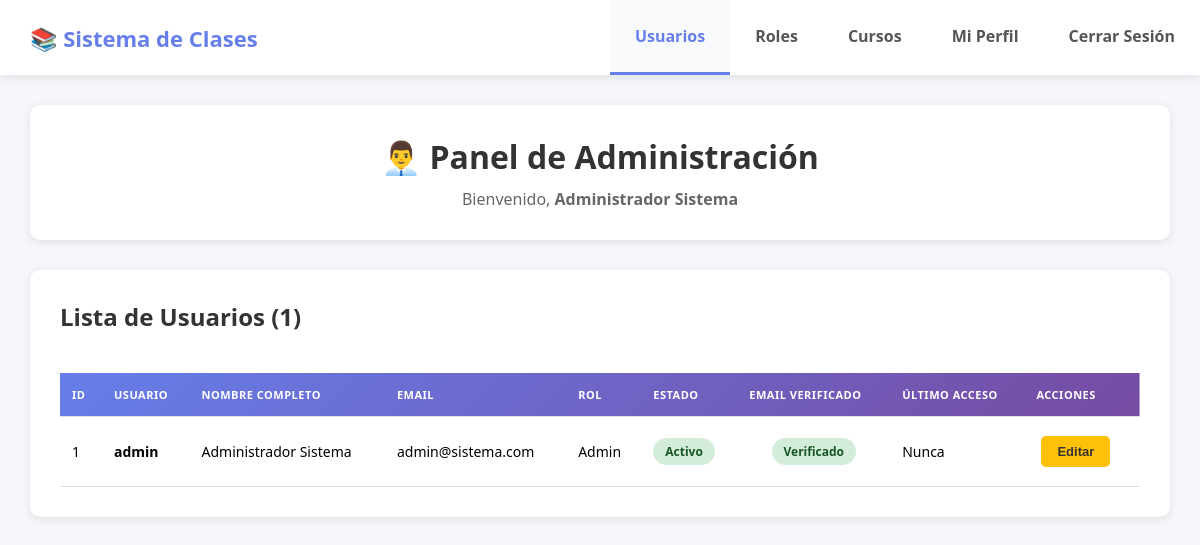
The app's page /admin_dashboard.php (signed in) with its own data.
### tables this page shows
CREATE TABLE usuarios (
    id_usuario INT AUTO_INCREMENT PRIMARY KEY,
    id_persona INT NOT NULL,
    id_rol INT NOT NULL,
    username VARCHAR(50) UNIQUE NOT NULL,
    password_hash VARCHAR(255) NOT NULL,
    activo BOOLEAN DEFAULT TRUE,
    email_verificado BOOLEAN DEFAULT FALSE,
    fecha_verificacion TIMESTAMP NULL,
    ultimo_acceso TIMESTAMP NULL,
    created_at TIMESTAMP DEFAULT CURRENT_TIMESTAMP,
    updated_at TIMESTAMP DEFAULT CURRENT_TIMESTAMP ON UPDATE CURRENT_TIMESTAMP,
    FOREIGN KEY (id_persona) REFERENCES personas(id_persona) ON DELETE CASCADE,
    FOREIGN KEY (id_rol) REFERENCES roles(id_rol) ON DELETE RESTRICT,
    INDEX idx_username (username),
    INDEX idx_activo (activo)
);

CREATE TABLE personas (
    id_persona INT AUTO_INCREMENT PRIMARY KEY,
    nombre VARCHAR(100) NOT NULL,
    apellido VARCHAR(100) NOT NULL,
    dni VARCHAR(20) UNIQUE NOT NULL,
    email VARCHAR(150) UNIQUE NOT NULL,
    telefono VARCHAR(20),
    direccion TEXT,
    created_at TIMESTAMP DEFAULT CURRENT_TIMESTAMP,
    updated_at TIMESTAMP DEFAULT CURRENT_TIMESTAMP ON UPDATE CURRENT_TIMESTAMP,
    INDEX idx_dni (dni),
    INDEX idx_email (email)
);

CREATE TABLE roles (
    id_rol INT AUTO_INCREMENT PRIMARY KEY,
    nombre_rol VARCHAR(50) UNIQUE NOT NULL,
    descripcion VARCHAR(255),
    activo BOOLEAN DEFAULT TRUE,
    created_at TIMESTAMP DEFAULT CURRENT_TIMESTAMP,
    updated_at TIMESTAMP DEFAULT CURRENT_TIMESTAMP ON UPDATE CURRENT_TIMESTAMP,
    INDEX idx_nombre_rol (nombre_rol)
);

### includes/functions.php (called while the page is built, shortened)
<?php
function get_all_users() {
    $database = new Database();
    $db = $database->connect();
    $query = "SELECT u.id_usuario, u.username, u.activo, u.ultimo_acceso, u.email_verificado,
                     p.nombre, p.apellido, p.dni, p.email, p.telefono,
                     r.nombre_rol, r.activo as rol_activo
              FROM usuarios u
              INNER JOIN personas p ON u.id_persona = p.id_persona
              INNER JOIN roles r ON u.id_rol = r.id_rol
              ORDER BY u.id_usuario DESC";
    $stmt = $db->prepare($query);
    $stmt->execute();
    return $stmt->fetchAll();
}
?>

### admin_dashboard.php (the view, shortened to what this page needs)
<?php
require_once 'includes/functions.php';
$users = get_all_users();
?>
<!DOCTYPE html>
<html lang="es">
<head>
    <link rel="stylesheet" href="assets/css/style.css">
</head>
<body>
    <div class="navbar">
        <div class="nav-brand">
            <h2>📚 Sistema de Clases</h2>
        </div>
        <div class="nav-links">
            <a href="admin_dashboard.php" class="active">Usuarios</a>
            <a href="roles.php">Roles</a>
            <a href="courses.php">Cursos</a>
            <a href="profile.php">Mi Perfil</a>
            <a href="logout.php">Cerrar Sesión</a>
        </div>
    </div>
    <div class="dashboard-container">
        <div class="welcome-section">
            <h1>👨‍💼 Panel de Administración</h1>
            <p style="color: #666; text-align: center;">
                Bienvenido, <strong><?php echo htmlspecialchars($_SESSION['nombre'] . ' ' . $_SESSION['apellido']); ?></strong>
            </p>
        </div>
        <div class="table-container">
            <div style="display: flex; justify-content: space-between; align-items: center; margin-bottom: 20px;">
                <h2>Lista de Usuarios (<?php echo count($users); ?>)</h2>
            </div>
            <table>
                <thead>
                    <tr>
                        <th>ID</th>
                        <th>USUARIO</th>
                        <th>NOMBRE COMPLETO</th>
                        <th>EMAIL</th>
                        <th>ROL</th>
                        <th>ESTADO</th>
                        <th>EMAIL VERIFICADO</th>
                        <th>ÚLTIMO ACCESO</th>
                        <th>ACCIONES</th>
                    </tr>
                </thead>
                <tbody>
                    <?php foreach($users as $user): ?>
                    <tr>
                        <td><?php echo $user['id_usuario']; ?></td>
                        <td><strong><?php echo htmlspecialchars($user['username']); ?></strong></td>
                        <td><?php echo htmlspecialchars($user['nombre'] . ' ' . $user['apellido']); ?></td>
                        <td><?php echo htmlspecialchars($user['email']); ?></td>
                        <td>
                            <?php echo htmlspecialchars($user['nombre_rol']); ?>
                        </td>
                        <td>
                            <span class="status-badge <?php echo $user['activo'] ? 'status-active' : 'status-inactive'; ?>">
                                <?php echo $user['activo'] ? 'Activo' : 'Inactivo'; ?>
                            </span>
                        </td>
                        <td style="text-align: center;">
                            <?php if($user['email_verificado']): ?>
                                <span class="status-badge status-active">Verificado</span>
                            <?php else: ?>
                                <span class="status-badge status-inactive">Pendiente</span>
                            <?php endif; ?>
                        </td>
                        <td>
                            <?php
                            if($user['ultimo_acceso']) {
                                echo date('d/m/Y H:i', strtotime($user['ultimo_acceso']));
                            } else {
                                echo 'Nunca';
                            }
                            ?>
                        </td>
                        <td style="white-space: nowrap;">
                            <a href="edit_user.php?id=<?php echo $user['id_usuario']; ?>">
                                <button class="btn btn-warning">Editar</button>
                            </a>
                        </td>
                    </tr>
                    <?php endforeach; ?>
                </tbody>
            </table>
        </div>
    </div>
</body>
</html>

### assets/css/style.css (style rules this page uses)
* { margin: 0; padding: 0; box-sizing: border-box; }
body { font-family: 'Segoe UI', Tahoma, Geneva, Verdana, sans-serif; background: #f5f7fa; min-height: 100vh; }
.dashboard-container { max-width: 1400px; margin: 0 auto; padding: 30px; }
h1, h2 { color: #333; margin-bottom: 20px; }
.btn { padding: 12px 24px; border: none; border-radius: 5px; font-size: 14px; font-weight: 600; cursor: pointer; transition: all 0.3s; margin: 5px; }
.btn-warning { background: #ffc107; color: #333; padding: 8px 16px; width: auto; font-size: 13px; }
.navbar { background: white; box-shadow: 0 2px 10px rgba(0,0,0,0.1); padding: 0; display: flex; justify-content: space-between; align-items: center; position: sticky; top: 0; z-index: 1000; }
.nav-brand { padding: 20px 30px; }
.nav-brand h2 { margin: 0; color: #667eea; font-size: 22px; }
.nav-links { display: flex; margin: 0; padding: 0; }
.nav-links a { padding: 25px 25px; color: #555; text-decoration: none; font-weight: 600; transition: all 0.3s; border-bottom: 3px solid transparent; display: flex; align-items: center; }
.nav-links a.active { color: #667eea; border-bottom-color: #667eea; background: #f8f9fa; }
.welcome-section { background: white; padding: 30px; border-radius: 10px; margin-bottom: 30px; box-shadow: 0 2px 10px rgba(0,0,0,0.1); text-align: center; }
.welcome-section h1 { margin-bottom: 10px; }
.table-container { background: white; padding: 30px; border-radius: 10px; box-shadow: 0 2px 10px rgba(0,0,0,0.1); overflow-x: auto; }
table { width: 100%; border-collapse: collapse; margin-top: 20px; }
thead { background: linear-gradient(135deg, #667eea 0%, #764ba2 100%); color: white; }
th, td { padding: 14px 12px; text-align: left; border-bottom: 1px solid #e0e0e0; }
th { font-weight: 600; font-size: 11px; letter-spacing: 0.5px; }
td { font-size: 14px; }
.status-badge { padding: 5px 12px; border-radius: 20px; font-size: 12px; font-weight: 600; display: inline-block; }
.status-active { background: #d4edda; color: #155724; }

### records on screen
usuarios: id_usuario "1", username "admin", id_persona.apellido "Administrador Sistema", id_persona.email "admin@sistema.com", id_rol.nombre_rol "Admin", activo "Activo", email_verificado "Verificado", shows "Nunca"

### other values on screen
$_SESSION['nombre'] . ' ' . $_SESSION['apellido'] "Administrador Sistema"
count($users) "1"
